Frame 1 (no input): blank canvas, image omitted
Frame 60 (the mouse pressed at the canvas centre just before this capture): blank canvas, image omitted
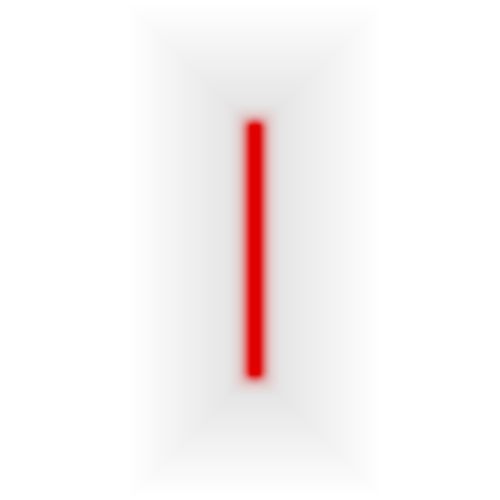
Frame 120 (the mouse held since frame 60 and released just before this capture)

The Processing sketch whose frames 1 and 60 were blank and that drew this single picture after the mouse press (run headless with seeded random() and noise(); from frame 60 on, the mouse is pressed at the canvas centre):

// Processing sketch: processing_141950
// ── processing_141950.pde

void setup() {
  size(500, 500);
  background(255);
}

void draw() {
  noStroke();
  rect(mouseX, 250, 10, mouseX/2);
  fill(mouseX/2+100, 0, 0);
  rect(mouseX, 250, 10, -mouseX/2);
  fill(mouseX/2+100, 0, 0);
  filter(BLUR, mouseX/200);
}
